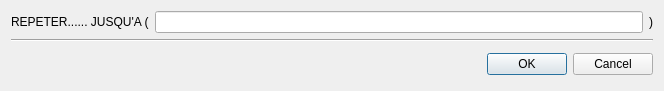
<?xml version="1.0" encoding="UTF-8"?>
<ui version="4.0">
 <class>Dialog_Repeter_jusqua</class>
 <widget class="QDialog" name="Dialog_Repeter_jusqua">
  <property name="geometry">
   <rect>
    <x>0</x>
    <y>0</y>
    <width>664</width>
    <height>83</height>
   </rect>
  </property>
  <property name="windowTitle">
   <string>Ajouter Repeter jusqu'a</string>
  </property>
  <property name="windowIcon">
   <iconset resource="../../Source.qrc">
    <normaloff>:/Icons/Icon/Icons8-Ios7-Editing-Increase-Font.ico</normaloff>:/Icons/Icon/Icons8-Ios7-Editing-Increase-Font.ico</iconset>
  </property>
  <layout class="QGridLayout" name="gridLayout_2">
   <item row="0" column="0">
    <layout class="QHBoxLayout" name="horizontalLayout">
     <item>
      <widget class="QLabel" name="label">
       <property name="text">
        <string>REPETER...... JUSQU'A (</string>
       </property>
      </widget>
     </item>
     <item>
      <widget class="QLineEdit" name="condition"/>
     </item>
     <item>
      <widget class="QLabel" name="label_2">
       <property name="text">
        <string>)</string>
       </property>
      </widget>
     </item>
    </layout>
   </item>
   <item row="2" column="0">
    <layout class="QHBoxLayout" name="horizontalLayout_2">
     <item>
      <widget class="QWidget" name="widget_2" native="true">
       <layout class="QGridLayout" name="gridLayout">
        <item row="0" column="0">
         <widget class="QLabel" name="commentaire">
          <property name="styleSheet">
           <string notr="true">#commentaire
{
color : red;
}</string>
          </property>
          <property name="text">
           <string/>
          </property>
         </widget>
        </item>
       </layout>
      </widget>
     </item>
     <item>
      <widget class="QDialogButtonBox" name="buttonBox">
       <property name="orientation">
        <enum>Qt::Horizontal</enum>
       </property>
       <property name="standardButtons">
        <set>QDialogButtonBox::Cancel|QDialogButtonBox::Ok</set>
       </property>
      </widget>
     </item>
    </layout>
   </item>
   <item row="1" column="0">
    <widget class="Line" name="line">
     <property name="orientation">
      <enum>Qt::Horizontal</enum>
     </property>
    </widget>
   </item>
  </layout>
 </widget>
 <resources>
  <include location="../../Source.qrc"/>
 </resources>
 <connections>
  <connection>
   <sender>buttonBox</sender>
   <signal>accepted()</signal>
   <receiver>Dialog_Repeter_jusqua</receiver>
   <slot>accept()</slot>
   <hints>
    <hint type="sourcelabel">
     <x>248</x>
     <y>254</y>
    </hint>
    <hint type="destinationlabel">
     <x>157</x>
     <y>274</y>
    </hint>
   </hints>
  </connection>
  <connection>
   <sender>buttonBox</sender>
   <signal>rejected()</signal>
   <receiver>Dialog_Repeter_jusqua</receiver>
   <slot>reject()</slot>
   <hints>
    <hint type="sourcelabel">
     <x>316</x>
     <y>260</y>
    </hint>
    <hint type="destinationlabel">
     <x>286</x>
     <y>274</y>
    </hint>
   </hints>
  </connection>
 </connections>
</ui>
